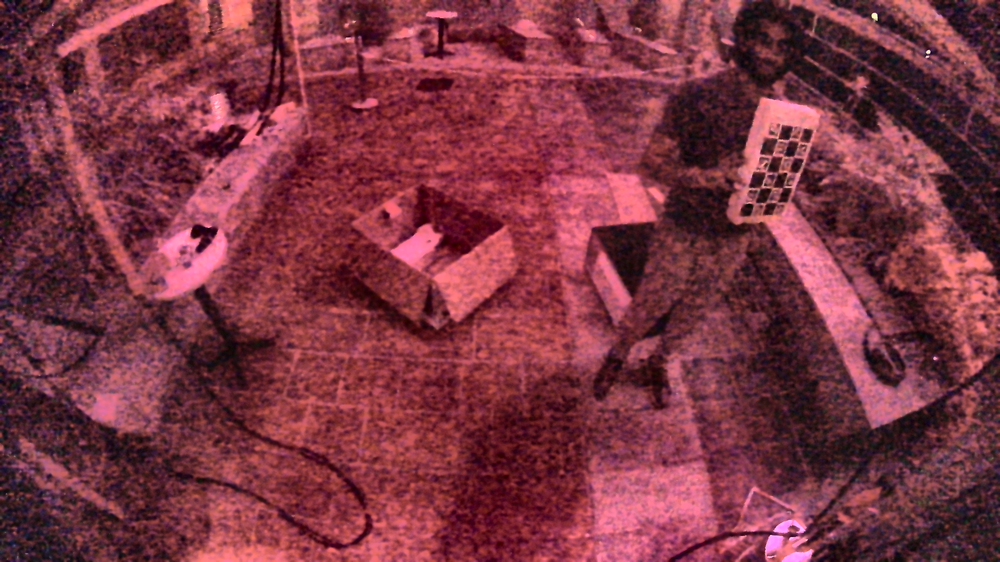
#> input picture calibration_images_clean/calib_raw_20260510_191713_395771_clean.png, 1000 x 562 px, shrunk from 1920 x 1080 before the run, given in place of c, which was not available
$ python -i charuco_calibration.py   (imports and definitions only)   (older library calls are emulated)
#> lines starting #> are read from the running program, lines starting #| are printed output that depends on the picture; after the words box and inside, x2 and y2 are one past the last pixel; in counts of white or black regions, pixels touching at a corner belong together; pictures that were not available may be replaced by others from this repository, and a replacement may not be noted
"""
ChArUco fisheye camera calibration.

Workflow:
  1. Capture 20-30 images of the board with your camera (press C in ir_feed.py)
  2. Run this script to get K and distortion coefficients
  3. Use new_K in your extrinsic calibration

Run from ~/gantry-vision:
  python charuco_calibration.py
"""

import cv2
import numpy as np
import glob
from pathlib import Path

# ─────────────────────────────────────────────
# CONFIG — edit before running
# ─────────────────────────────────────────────

# Board geometry — checkerboard inner corners
CORNERS_X     = 5        # inner corners horizontally (squares - 1)
CORNERS_Y     = 3        # inner corners vertically (squares - 1)
SQUARE_SIZE_M = 0.0475
CHECKERBOARD  = (CORNERS_X, CORNERS_Y)
# Remove MARKER_SIZE_M and ARUCO_DICT lines

# Images captured with ir_feed.py (press C) — raw distorted, no IR filter
CALIB_IMAGES_GLOB = "calibration_images_clean/calib_raw_*.png"

# Output files
OUTPUT_PATH        = "new_fisheye_calibration.npy"
VIS_OUTPUT_DIR     = "calibration_images_distorted/detections"

# 'fisheye' for wide-angle/fisheye lenses, 'pinhole' for normal lenses
CAMERA_MODEL = 'fisheye'


# ─────────────────────────────────────────────
# STEP 1: DETECT CHARUCO CORNERS IN IMAGES
# ─────────────────────────────────────────────

def preprocess_for_detection(img):
    """Input already IR-corrected — just enhance contrast."""
    img = cv2.bilateralFilter(img, d=9, sigmaColor=75, sigmaSpace=75)
    lab = cv2.cvtColor(img, cv2.COLOR_BGR2LAB)
    l, a, b = cv2.split(lab)
    clahe = cv2.createCLAHE(clipLimit=4.0, tileGridSize=(8, 8))
    l = clahe.apply(l)
    return cv2.cvtColor(cv2.merge([l, a, b]), cv2.COLOR_LAB2BGR)

def detect_corners_in_images(image_paths, visualise=True):
#> called with visualise = True
    all_corners = []
    all_obj_pts = []
    image_size  = None
    used_paths  = []

    # 3D object points — same for every image
    obj_pts = np.zeros((CORNERS_X * CORNERS_Y, 3), np.float32)
    obj_pts[:, :2] = np.mgrid[0:CORNERS_X, 0:CORNERS_Y].T.reshape(-1, 2)
    obj_pts *= SQUARE_SIZE_M

    if visualise:
        Path(VIS_OUTPUT_DIR).mkdir(parents=True, exist_ok=True)

    flags = (cv2.CALIB_CB_ADAPTIVE_THRESH |
             cv2.CALIB_CB_NORMALIZE_IMAGE |
             cv2.CALIB_CB_FAST_CHECK)

    print(f"\nProcessing {len(image_paths)} images …")
    for idx, p in enumerate(image_paths):
        img = cv2.imread(str(p))
#> img is the input picture: shape (562, 1000, 3); mean B, G, R 66.2, 53.2, 124
        if img is None:
            print(f"  [{idx:02d}] {Path(p).name}: cannot load — skipped")
            continue

        if image_size is None:
            image_size = img.shape[1], img.shape[0]
#> image_size = (1000, 562)

        img_proc = preprocess_for_detection(img)
#> in preprocess_for_detection, `lab = cv2.cvtColor(img, cv2.COLOR_BGR2LAB)`: lab: shape (562, 1000, 3); mean of channels 0, 1, 2 81.5, 159.6, 135.3
#> in preprocess_for_detection, `l, a, b = cv2.split(lab)`:
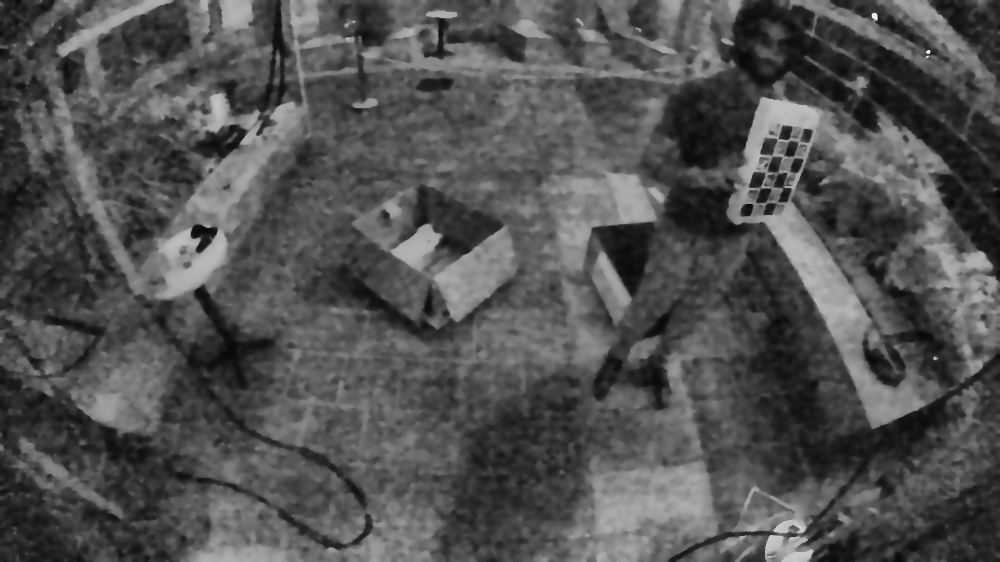
#> l: shape (562, 1000); min 8, max 244, mean 81.5
#> in preprocess_for_detection, `l, a, b = cv2.split(lab)`:
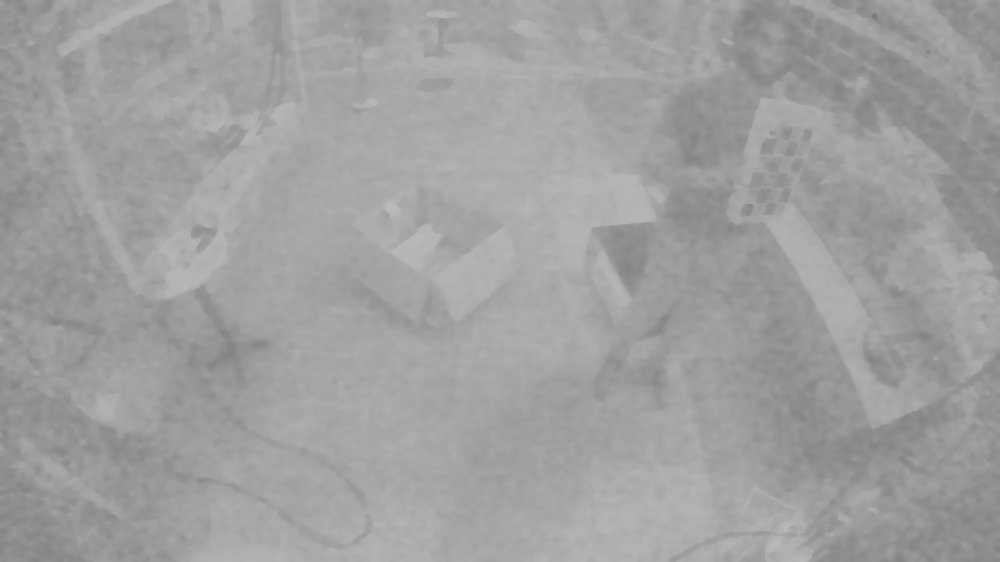
#> a: shape (562, 1000); min 124, max 187, mean 159.6
#> in preprocess_for_detection, `l, a, b = cv2.split(lab)`:
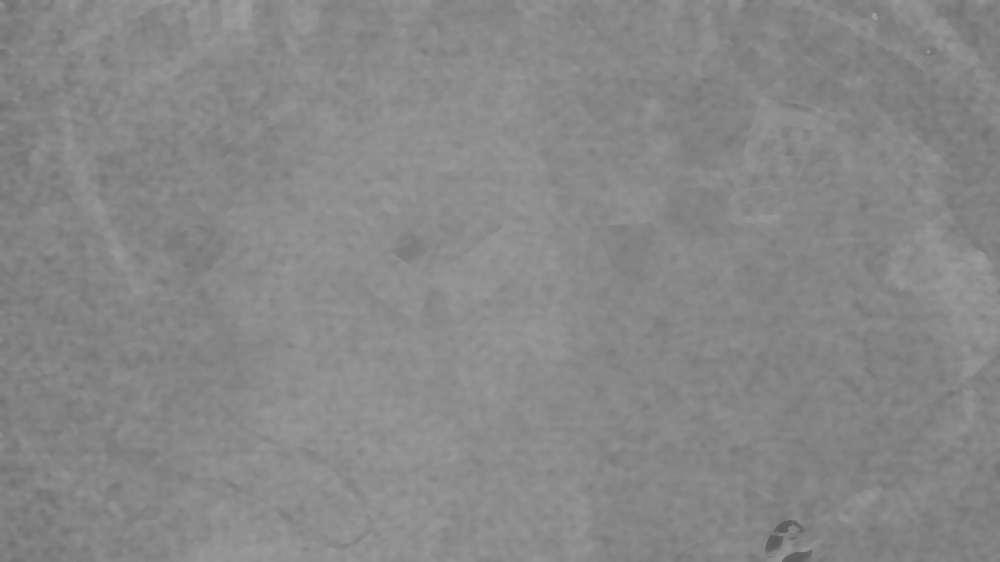
#> b: shape (562, 1000); min 91, max 158, mean 135.3
#> in preprocess_for_detection, `l = clahe.apply(l)`:
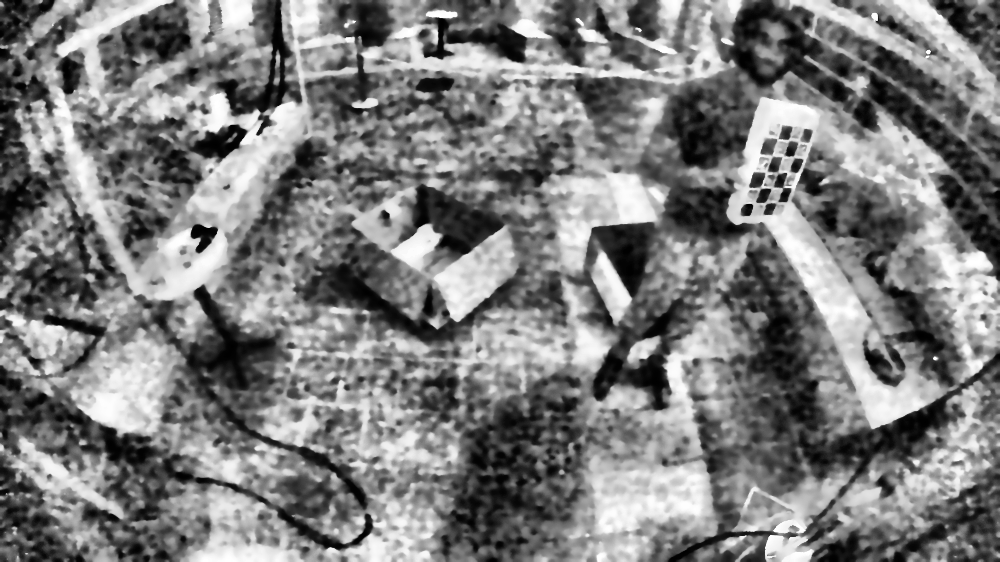
#> l: shape (562, 1000); min 0, max 255, mean 125.1
#> in preprocess_for_detection, `return cv2.cvtColor(cv2.merge([l, a, b]), cv2.COLOR_LAB2BGR)`:
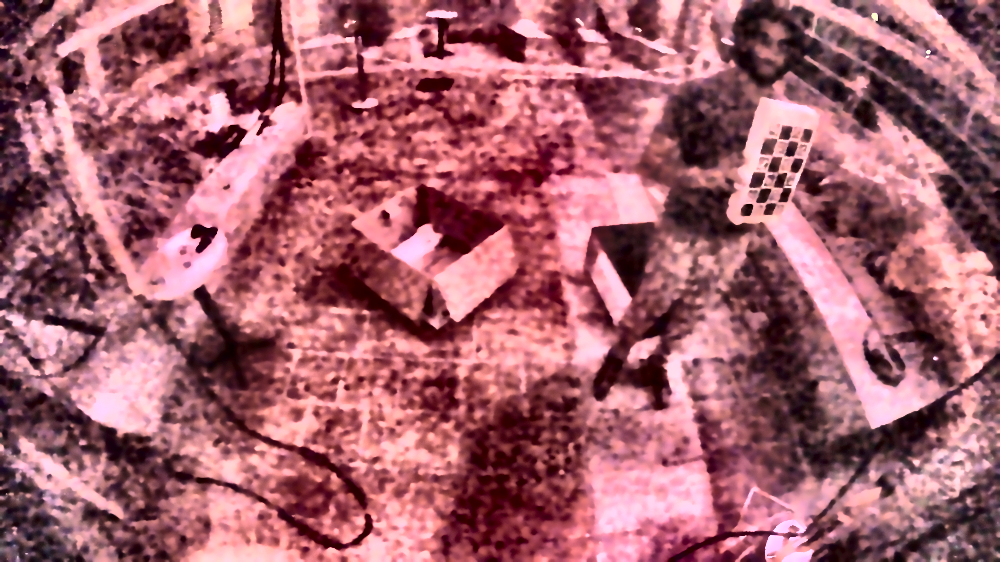
#> returned value: shape (562, 1000, 3); mean B, G, R 108.7, 97.3, 164.4
        gray     = cv2.cvtColor(img_proc, cv2.COLOR_BGR2GRAY)

        ok, corners = cv2.findChessboardCorners(gray, CHECKERBOARD, flags)
#> ok = False; corners = None

        if not ok:
            print(f"  [{idx:02d}] {Path(p).name}: not found — skipped")
            continue

        # Subpixel refinement
        criteria = (cv2.TERM_CRITERIA_EPS + cv2.TERM_CRITERIA_MAX_ITER, 30, 0.001)
        corners  = cv2.cornerSubPix(gray, corners, (11, 11), (-1, -1), criteria)

        all_corners.append(corners)
        all_obj_pts.append(obj_pts)
        used_paths.append(p)
        print(f"  [{idx:02d}] {Path(p).name}: {CORNERS_X*CORNERS_Y} corners ✓")

        if visualise:
            vis = img.copy()
            cv2.drawChessboardCorners(vis, CHECKERBOARD, corners, ok)
            cv2.imwrite(str(Path(VIS_OUTPUT_DIR) / f"detect_{idx:02d}.png"), vis)
#> pass 2 of the loop in detect_corners_in_images, `for idx, p in enumerate(image_paths):`:
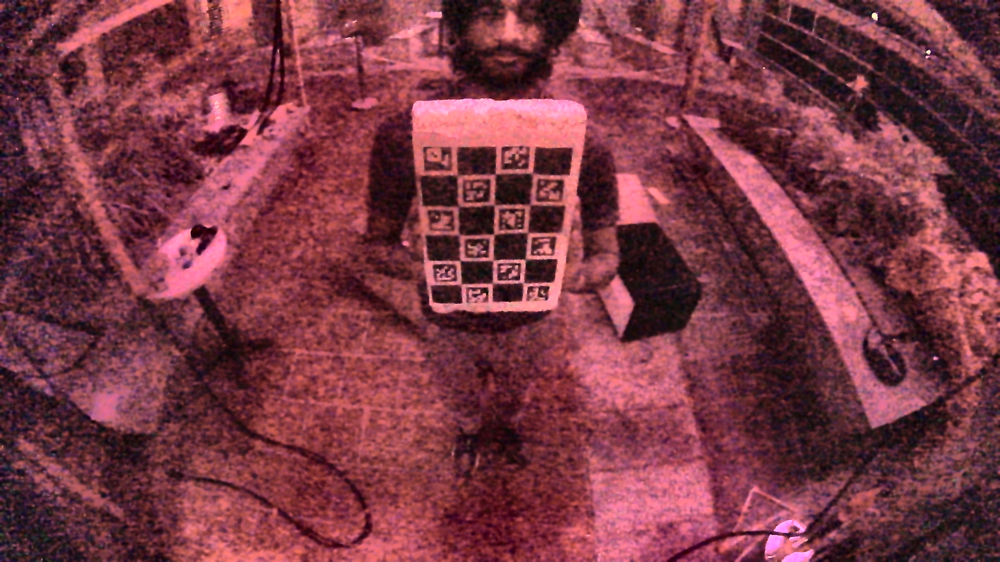
#> input picture calibration_images_clean/calib_raw_20260510_191722_058693_clean.png, 1000 x 562 px, shrunk from 1920 x 1080 before the run, given in place of a, which was not available
#> in detect_corners_in_images, img is the input picture: shape (562, 1000, 3); mean B, G, R 68.1, 56.1, 122.3
#> lab: shape (562, 1000, 3); mean of channels 0, 1, 2 82, 157.7, 134.4
#> in preprocess_for_detection (call 2), `return cv2.cvtColor(cv2.merge([l, a, b]), cv2.COLOR_LAB2BGR)`:
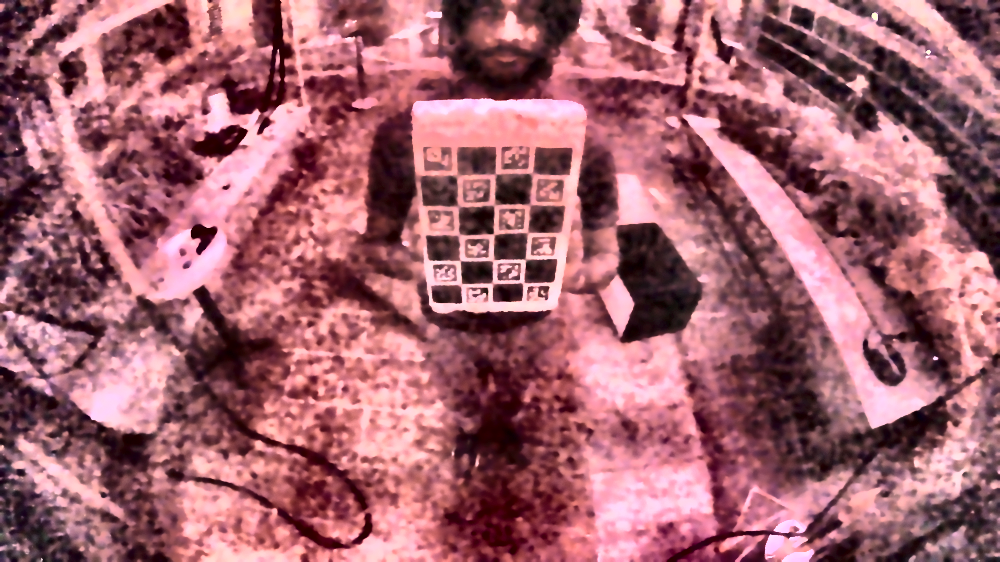
#> returned value: shape (562, 1000, 3); mean B, G, R 110.2, 99.4, 162
#> in detect_corners_in_images, `ok, corners = cv2.findChessboardCorners(gray, CHECKERBOARD, flags)`: ok = True; corners = 15 rows, first 8: [532, 173], [530, 204.5], [527.9, 232.6], [525.6, 259.5], [522.3, 283.6], [495.6, 174], [493.6, 206.2], [493.3, 233.6]
#> in detect_corners_in_images, `corners  = cv2.cornerSubPix(gray, corners, (11, 11), (-1, -1), criteria)`: corners = 15 rows, first 8: [531, 171.8], [529, 205], [527.5, 232.1], [524.8, 259.7], [523.1, 282.4], [495, 173.6], [492.7, 203.2], [493.4, 234.6]
#> in detect_corners_in_images, `cv2.drawChessboardCorners(vis, CHECKERBOARD, corners, ok)`:
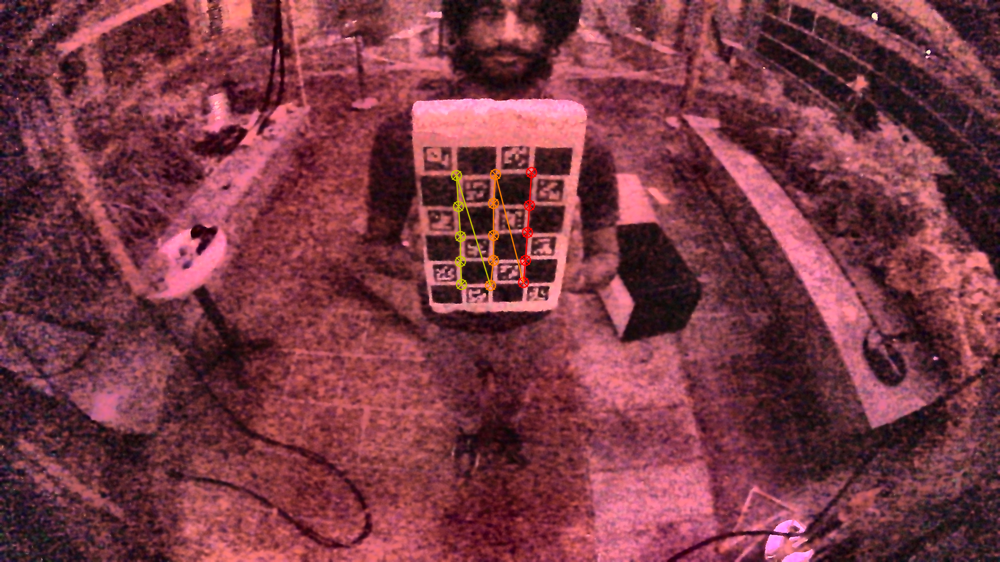
#> vis: shape (562, 1000, 3); 0.52% of pixels changed, all inside (x1, y1, x2, y2) = (450, 166, 538, 292)

    print(f"\nUsable images: {len(all_corners)} / {len(image_paths)}")
    return all_corners, all_obj_pts, image_size, used_paths


# ─────────────────────────────────────────────
# STEP 2A: PINHOLE CALIBRATION
# ─────────────────────────────────────────────

# [201 lines left out: functions calibrate_pinhole, calibrate_fisheye, save_calibration, demo_undistort, undistort_all, main, not called in this run]


# [2 lines not run here, left out]

>>> result = detect_corners_in_images('calibration_images_clean/calib_raw_20260510_191713_395771_clean.png')
